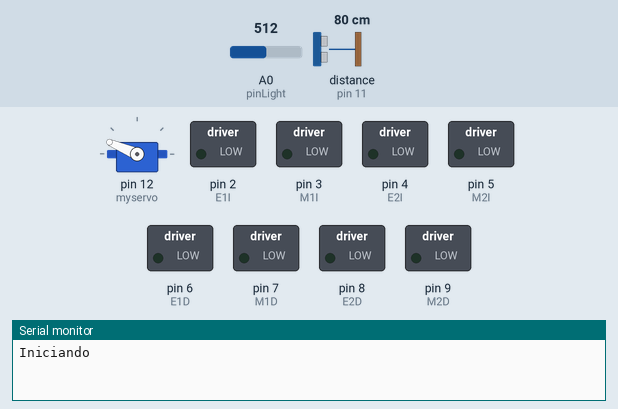
The sketch below on a simulated Arduino Uno, built with avr-gcc and run on an emulated ATmega328P. On the bench: servo, switched loads named in the sketch (green lamp = pin HIGH), the last lines printed to the serial monitor. The test bench sets the inputs (shaded band); at power-on: distance to the obstacle (sensor on pin 11) 80 cm, A0 (pinLight) = 512. The echo pulse lasts 58.3 µs per cm; random numbers use the default seed unless the sketch sets one; pins used as bus, display or sensor lines are not drawn.

Above: at 1.2 s.
1.3 s: distance to the obstacle (sensor on pin 11) set to 10 cm
At 9.4 s:
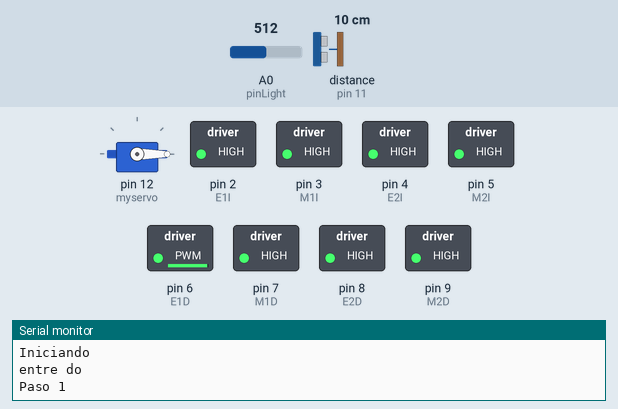
23.8 s: distance to the obstacle (sensor on pin 11) set to 7 cm
At 31.4 s:
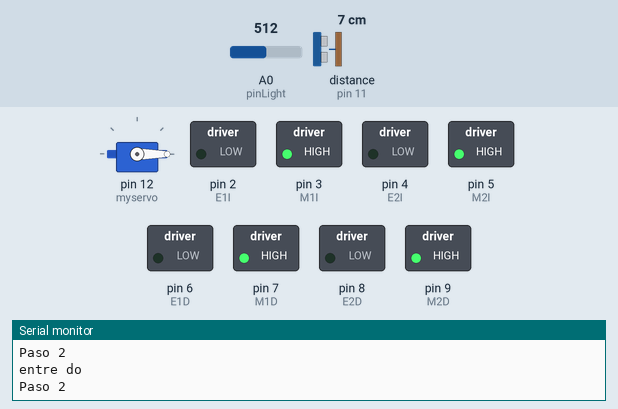
At 41.6 s:
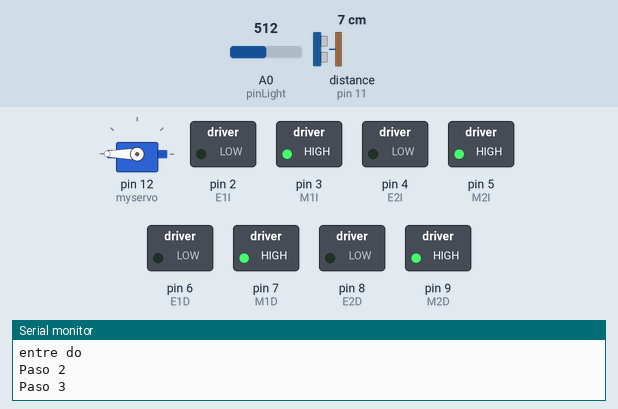
Timing chart, 0 to 69.6 s (numbered marks = the images above; inputs shaded):
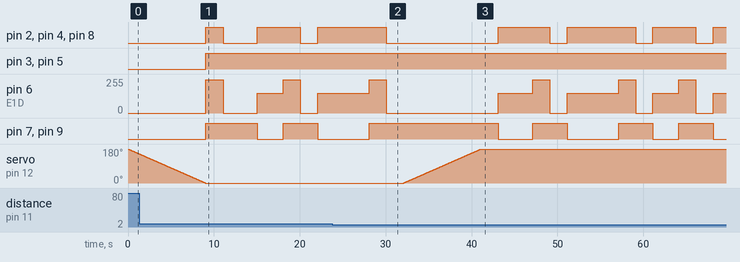

Measured:
- the behaviour switches between 9 and 8 cm on distance to the obstacle (sensor on pin 11) (found by bisection; images 1 and 2)
- after the input at 23.8 s, servo on pin 12 (myservo): moves from 0° to 180° over 9.0 s, starting after 8.3 s

The sketch:

codigo.ino
```cpp
 // Librerias externas
#include <Servo.h>

// # Conexion Pines:
// # Ruedas de la Izquierda
// #        M1I pin  -> Digital pin 2
// #        E1I pin  -> Digital pin 3
// #        M2I pin  -> Digital pin 4
// #        E2I pin  -> Digital pin 5
// # Ruedas de la Derecha
// #        M1D pin  -> Digital pin 6
// #        E1D pin  -> Digital pin 7
// #        M2D pin  -> Digital pin 8
// #        E2D pin  -> Digital pin 9


// #Declaracion de Variables necesarias para funcionamiento
// Senson Ultrasonico

const int trigPin = 10;
const int echoPin = 11;

//configuramos sensor ultrasonico

long duration;
long distance;

//ruedas de la izquierda
int E1I = 2;
int M1I = 3;
int E2I = 4;
int M2I = 5;

//ruedas de la derecha
int E1D = 6;
int M1D = 7;
int E2D = 8;
int M2D = 9;

// sensor de luz
const int pinLight = A0;

// Definimos una variable de tipo servo(motor)

Servo myservo;  // crea el objeto servo
int pos;    // posicion del servo

// Definimos estado inicial
int estado;


void setup() {
//Configuraremos todos los sensores, motores que searn usados


    //configurando motores
    pinMode(M1I, OUTPUT);
    pinMode(M2I, OUTPUT);
    pinMode(M1D, OUTPUT);
    pinMode(M2D, OUTPUT);


    //configurando sensor ultrasonico
    pinMode(trigPin, OUTPUT);
    pinMode(echoPin, INPUT);
    digitalWrite(trigPin, LOW);//Inicializamos el pin con 0
    // servo motor
    myservo.attach(12);  // vincula el servo al pin digital 9

    // si el pin de entrada analógica 0 está desconectado, el ruido analógico
    // hará la llamada a randomSeed () para generar diferentes
    // números de semilla cada vez que se ejecuta el programa.
    // RandomSeed () A continuación, mezclará la función aleatoria.
      randomSeed(analogRead(0));

    //serial
    Serial.begin(9600);


}

void loop() {
  Serial.println("Iniciando");
  //inicializamos variables del robot
  //definimos estado inicial del robot, el cual es partir desde la plataforma negra
  estado = 0;
  //posicionamos la garra abierta
  abrir_garra();

  // definimos variables
  long check_distancia;
  int check_luz;

  do{

    Serial.println("entre do");
    // Paso 1: ROBOT COMIENZA EN PLATAFORMA NEGRA
    if(estado == 0){
      Serial.println("Paso 1");
      //si estado = inicial = 0, movemos el vehiculo hacia adelante durante un tiempo de 4 segundos
      seguir_derecho(2);

      frenar();
      estado = 1;

    }

    //Paso 2_
    if(estado == 1){
      Serial.println("Paso 2");
      // si estado es igual a 1, revisaremos si tenemos una pelota enfrente
      frenar();
      check_distancia = revisar_distancia_pelota();
      if(check_distancia < 8){
        cerrar_garra();

        //estado 2 = garra cerrada, debe buscar area negra y abrir garra
        estado = 2;
      }else{
      giro_random(random_num());
      seguir_derecho(2);
      }
    }

      if(estado == 2){
        Serial.println("Paso 3");

      frenar();
      // si estado es igual a 1, revisaremos si tenemos una pelota enfrente
      check_luz = sensor_luz();
      if(check_luz < 20){
        frenar();
        abrir_garra();
        //si el vehiculo se encuentra en estado 3, significa que abrio la garra y solo la pelota en el area negra, por lo cual debe volver a comenzar
        estado = 3;
      }else{
        giro_random(random_num());
        seguir_derecho(2);
      }
    }

  }while(estado != 3);

}


int sensor_luz(){
  Serial.println("Entre al sensor de luz.");
  int sensorValue = analogRead(pinLight);
  return sensorValue;
}


void seguir_derecho(int segundos){

    digitalWrite(M1I,HIGH);
    digitalWrite(M2I,HIGH);
    digitalWrite(M1D,HIGH);
    digitalWrite(M2D,HIGH);

    analogWrite(E1I, 250);   //PWM Speed Control
    analogWrite(E2I, 250);   //PWM Speed Control
    analogWrite(E1D, 250);   //PWM Speed ControlitalWrit
    analogWrite(E2D, 250);   //PWM Speed Control

    delay(segundos*1000);
}

void giro_random(int segundos){

    digitalWrite(M1I,HIGH);
    digitalWrite(M2I,HIGH);
    digitalWrite(M1D,LOW);
    digitalWrite(M2D,LOW);

    analogWrite(E1I, 150);   //PWM Speed Control
    analogWrite(E2I, 150);   //PWM Speed Control
    analogWrite(E1D, 150);   //PWM Speed ControlitalWrit
    analogWrite(E2D, 150);   //PWM Speed Control

    delay(segundos*1000);
}

void frenar(){


    digitalWrite(M1I,HIGH);
    digitalWrite(M2I,HIGH);
    digitalWrite(M1D,HIGH);
    digitalWrite(M2D,HIGH);

    analogWrite(E1I, 0);   //PWM Speed Control
    analogWrite(E2I, 0);   //PWM Speed Control
    analogWrite(E1D, 0);   //PWM Speed ControlitalWrit
    analogWrite(E2D, 0);   //PWM Speed Control

    delay(2000);
}


void cerrar_garra(){
        //varia la posicion de 0 a 180, con esperas de 15ms
      for (pos = 0; pos <= 180; pos += 1)
      {
      myservo.write(pos);
      delay(50);
      }
}

void abrir_garra(){
        //varia la posicion de 0 a 180, con esperas de 15ms
      for (pos = 180; pos >= 0; pos -= 1)
      {
        myservo.write(pos);
        delay(50);
      }
}

long revisar_distancia_pelota(){

    digitalWrite(trigPin, HIGH);
    delayMicroseconds(10);          //Enviamos un pulso de 10us
    digitalWrite(trigPin, LOW);

    duration = pulseIn(echoPin,HIGH);
    distance = duration/59;

    return distance;
}


int random_num(){

  return random(3, 10);
}
```
